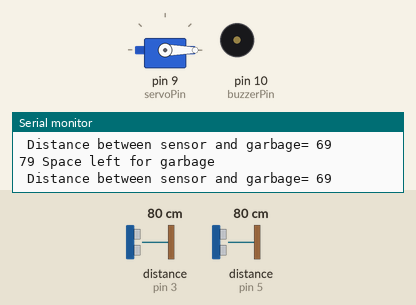
Simulated run of this sketch. Board: Arduino Uno, built with avr-gcc and run on an emulated ATmega328P. On the bench: servo, buzzer (waves = sounding, pin HIGH), the last lines printed to the serial monitor. Wiring (inferred from the names in the program): 2 × ultrasonic range finder: trigger pin 2, echo pin 3 / trigger pin 4, echo pin 5. Inputs (shaded band) come from the test bench; at power-on: distance to the obstacle (sensors on pin 3, pin 5) 80 cm. The echo pulse lasts 58.3 µs per cm; pins used as bus, display or sensor lines are not drawn.

Above: at 1.3 s.
1.4 s: distance to the obstacle (sensor on pin 3) set to 14 cm
2.9 s: distance to the obstacle (sensor on pin 3) set to 11 cm
At 4.3 s:
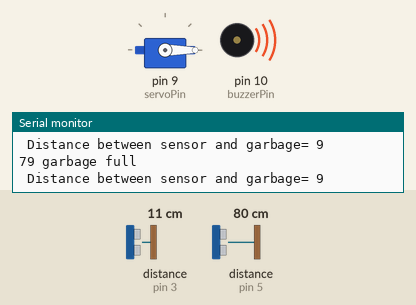
4.9 s: distance to the obstacle (sensor on pin 5) set to 32 cm
8.0 s: distance to the obstacle (sensor on pin 5) set to 28 cm
9.5 s: distance to the obstacle (sensor on pin 3) set to 18 cm
At 12.1 s:
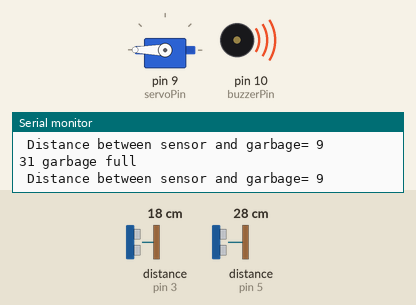
At 12.5 s:
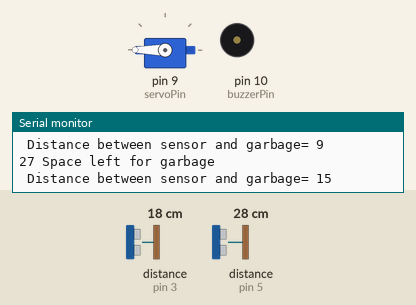
12.6 s: distance to the obstacle (sensor on pin 5) set to 35 cm
At 13.3 s:
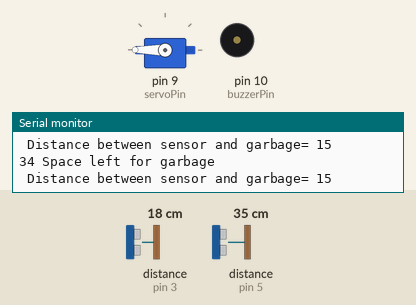
Timing chart, 0 to 15.1 s (numbered marks = the images above; inputs shaded):
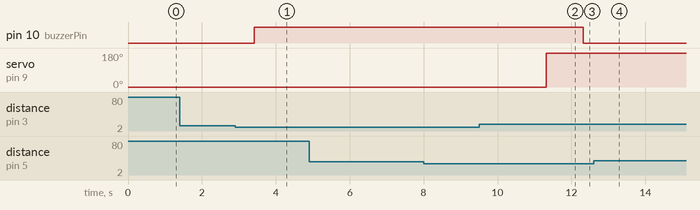

Measured:
- the behaviour switches between 13 and 12 cm on distance to the obstacle (sensor on pin 3) (found by bisection; images 0 and 1)
- after the input at 2.9 s, pin 10 (buzzerPin): LOW → HIGH after 0.52 s
- after the input at 8.0 s, every drawn part: stays the same
- after the input at 9.5 s, pin 10 (buzzerPin): HIGH → LOW after 2.8 s
- after the input at 12.6 s, servo on pin 9 (servoPin): stays 180° (without the input it goes to 0° after 0.29 s)

The sketch:

Arduino_Smart__Dustbin__Main_Code_.ino
```cpp
/*Main code for CS 207 Project
 * This sketch is the demonstration of the two ultrasonic sensor working simultaneously with the servo and buzzer.
 * The two codes shown previously are merged here and with a few changes made in the code .*/


#include <Servo.h>   //servo library
Servo servo;
int trigPin1 = 2;    //Initializing ultrasonic sensor 1
int echoPin1 = 3;
int trigPin2 = 4;    //Initialing ultrasonic sensor 2
int echoPin2 = 5;


int servoPin = 9;    //Initialize servo pin
long duration, dist, average;   // declaring of variables for servo measurement.
long aver[3];   //array for average

 int buzzerPin= 10;
 int time;    // declaring variables for controlling buzzer.
 int distance;

void setup() // the setup function runs once when you press reset or power the board
{
    Serial.begin(9600); // Serial plotter

    pinMode(trigPin1, OUTPUT);    // initialize digital pin 2 (trigpin1) as an output.
    pinMode(echoPin1, INPUT);     // initialize digital pin 3 (echopin1) as an iutput.
    pinMode(buzzerPin, OUTPUT);   // initialize digital pin 10 (bizzerPin) as an output.


    servo.attach(servoPin);     // setup pinmodes
    pinMode(trigPin2, OUTPUT);  // initialize digital pin 4 (trigpin2) as an output.
    pinMode(echoPin2, INPUT);   // initialize digital pin 5 (trigpin2) as an input.
    servo.write(0);             //close cap on power on
    delay(100);                // delay time is in microseconds
    servo.detach();            //Detach the Servo variable from its pin


 }


void measure()     // a function measure is introduced for distance measurement
{
 digitalWrite(9,HIGH);        //enable servo pin
digitalWrite(trigPin2, LOW);  //disable trigpin2
delayMicroseconds(5);         // waits for 5 microseconds
digitalWrite(trigPin2, HIGH); // enables trigpin2
delayMicroseconds(15);        // waits for 15 microseconds
digitalWrite(trigPin2, LOW);  //disable trigpin2
pinMode(echoPin2, INPUT);     //set echopin as input
duration = pulseIn(echoPin2, HIGH);
dist = (duration/2) / 29.1;    //obtain distance
}


void loop()         // The loop function runs again and again
{
digitalWrite (trigPin1, HIGH);  //enable the pin

    delayMicroseconds (10);     // waits for 10 microseconds after enabaling trigpin

    digitalWrite (trigPin1, LOW);  // disable the pin

    time = pulseIn (echoPin1, HIGH); //enable the pin

    distance = (time * 0.030) / 2;


  if (distance <= 10) //if the distance value is less than or equal to 10, then the buzzer will start to beep.
                      //If the distance value is greater than 10, then the buzzer will remain quiet.


        {

        Serial.println (" garbage full "); /* the serial printer will show "garbage full" when
                                               distace between a sensor and garge inside is less than 10*/

        Serial.print (" Distance between sensor and garbage= ");  // show the distance between garbage and sensor

        Serial.println (distance);

        digitalWrite (buzzerPin, HIGH);    //the buzzer will make sound

        delay (500);    //delay between sounds in millisecods .

        }

  else {

        Serial.println (" Space left for garbage ");      /* the serial printer will show "Space left for garbage" when
                                                          distace between a sensor and garge inside is more than 10*/

        Serial.print (" Distance between sensor and garbage= ");     // show the distance between garbage and sensor

        Serial.println (distance);

        digitalWrite (buzzerPin, LOW);      //the buzzer will not make sound

        delay (500);   //delay between sounds in millisecods but here will be no sound as the buzzerpin is low

  }


  for (int i=0;i<=2;i++)
  {
    measure();
   aver[i]=dist;
    delay(10);              //delay between measurements
  }
 dist=(aver[0]+aver[1]+aver[2])/3;    //average distance


if ( dist< 30 ) // setting condition for the lid to open and close with the measurement of the distance
{

 servo.attach(servoPin); // servo moves to open the lid
  delay(30);              // Wait for 30 milliseconds
 servo.write(0);          // the servo is at 0 degress
 delay(3000);          //    // Wait for 3000 milliseconds or 3 seconds
 servo.write(180);    // servo moves 180 degrees
 delay(1000);         // Wait for 1000 milliseconds or 1 seconds
 servo.detach();      // servo isdetached from the pin
}
Serial.print(dist);   // prints the distance
}

/* Part of the code to control the servo is taken from bestschoolprojects.com

Admin. “Smart Dustbin using Arduino”. bestschoolprojects.com. May 14, 2019.*/
```
